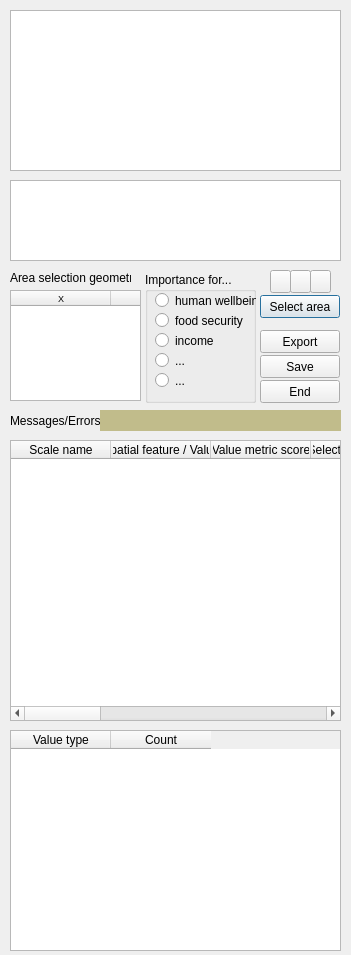
<?xml version="1.0" encoding="UTF-8"?>
<ui version="4.0">
 <class>CSIROMarineValuesDialogBase</class>
 <widget class="QDialog" name="CSIROMarineValuesDialogBase">
  <property name="geometry">
   <rect>
    <x>0</x>
    <y>0</y>
    <width>351</width>
    <height>955</height>
   </rect>
  </property>
  <property name="windowTitle">
   <string>MARVIN Marine Values Tool ©2017 CSIRO</string>
  </property>
  <property name="autoFillBackground">
   <bool>false</bool>
  </property>
  <property name="sizeGripEnabled">
   <bool>false</bool>
  </property>
  <widget class="QLabel" name="error">
   <property name="geometry">
    <rect>
     <x>100</x>
     <y>410</y>
     <width>241</width>
     <height>21</height>
    </rect>
   </property>
   <property name="styleSheet">
    <string notr="true">QLabel {background-color: #c1bc8b; }
</string>
   </property>
   <property name="text">
    <string/>
   </property>
  </widget>
  <widget class="QTableView" name="objectInfo">
   <property name="geometry">
    <rect>
     <x>10</x>
     <y>180</y>
     <width>331</width>
     <height>81</height>
    </rect>
   </property>
   <property name="sizePolicy">
    <sizepolicy hsizetype="Fixed" vsizetype="Fixed">
     <horstretch>0</horstretch>
     <verstretch>0</verstretch>
    </sizepolicy>
   </property>
   <property name="selectionMode">
    <enum>QAbstractItemView::SingleSelection</enum>
   </property>
   <property name="selectionBehavior">
    <enum>QAbstractItemView::SelectRows</enum>
   </property>
   <attribute name="horizontalHeaderMinimumSectionSize">
    <number>37</number>
   </attribute>
   <attribute name="verticalHeaderDefaultSectionSize">
    <number>18</number>
   </attribute>
   <attribute name="verticalHeaderMinimumSectionSize">
    <number>18</number>
   </attribute>
  </widget>
  <widget class="QPushButton" name="endButton">
   <property name="geometry">
    <rect>
     <x>260</x>
     <y>380</y>
     <width>80</width>
     <height>23</height>
    </rect>
   </property>
   <property name="toolTip">
    <string>End MV</string>
   </property>
   <property name="text">
    <string>End</string>
   </property>
   <property name="autoDefault">
    <bool>false</bool>
   </property>
   <property name="default">
    <bool>false</bool>
   </property>
  </widget>
  <widget class="QTableView" name="tableView">
   <property name="geometry">
    <rect>
     <x>10</x>
     <y>10</y>
     <width>331</width>
     <height>161</height>
    </rect>
   </property>
   <property name="sizePolicy">
    <sizepolicy hsizetype="Fixed" vsizetype="Fixed">
     <horstretch>0</horstretch>
     <verstretch>0</verstretch>
    </sizepolicy>
   </property>
   <property name="autoScroll">
    <bool>false</bool>
   </property>
   <property name="alternatingRowColors">
    <bool>false</bool>
   </property>
   <property name="selectionMode">
    <enum>QAbstractItemView::SingleSelection</enum>
   </property>
   <property name="selectionBehavior">
    <enum>QAbstractItemView::SelectRows</enum>
   </property>
   <attribute name="horizontalHeaderDefaultSectionSize">
    <number>100</number>
   </attribute>
   <attribute name="horizontalHeaderMinimumSectionSize">
    <number>37</number>
   </attribute>
   <attribute name="horizontalHeaderShowSortIndicator" stdset="0">
    <bool>false</bool>
   </attribute>
   <attribute name="verticalHeaderDefaultSectionSize">
    <number>18</number>
   </attribute>
   <attribute name="verticalHeaderMinimumSectionSize">
    <number>18</number>
   </attribute>
  </widget>
  <widget class="QPushButton" name="saveProject">
   <property name="geometry">
    <rect>
     <x>260</x>
     <y>355</y>
     <width>80</width>
     <height>23</height>
    </rect>
   </property>
   <property name="toolTip">
    <string>Save project</string>
   </property>
   <property name="text">
    <string>Save</string>
   </property>
   <property name="autoDefault">
    <bool>false</bool>
   </property>
  </widget>
  <widget class="QLabel" name="label">
   <property name="geometry">
    <rect>
     <x>10</x>
     <y>413</y>
     <width>91</width>
     <height>16</height>
    </rect>
   </property>
   <property name="text">
    <string>Messages/Errors:</string>
   </property>
  </widget>
  <widget class="QPushButton" name="rubberband">
   <property name="geometry">
    <rect>
     <x>260</x>
     <y>295</y>
     <width>80</width>
     <height>23</height>
    </rect>
   </property>
   <property name="toolTip">
    <string>Select region of interest</string>
   </property>
   <property name="text">
    <string>Select area</string>
   </property>
  </widget>
  <widget class="QGroupBox" name="groupBox">
   <property name="geometry">
    <rect>
     <x>145</x>
     <y>272</y>
     <width>111</width>
     <height>131</height>
    </rect>
   </property>
   <property name="title">
    <string>Importance for...</string>
   </property>
   <widget class="QRadioButton" name="radioButtonWellbeing">
    <property name="geometry">
     <rect>
      <x>10</x>
      <y>20</y>
      <width>101</width>
      <height>17</height>
     </rect>
    </property>
    <property name="text">
     <string>human wellbeing</string>
    </property>
   </widget>
   <widget class="QRadioButton" name="radioButtonSecurity">
    <property name="geometry">
     <rect>
      <x>10</x>
      <y>40</y>
      <width>101</width>
      <height>17</height>
     </rect>
    </property>
    <property name="text">
     <string>food security</string>
    </property>
   </widget>
   <widget class="QRadioButton" name="radioButtonIncome">
    <property name="geometry">
     <rect>
      <x>10</x>
      <y>60</y>
      <width>101</width>
      <height>17</height>
     </rect>
    </property>
    <property name="text">
     <string>income</string>
    </property>
   </widget>
   <widget class="QRadioButton" name="radioButton_4">
    <property name="geometry">
     <rect>
      <x>10</x>
      <y>80</y>
      <width>31</width>
      <height>17</height>
     </rect>
    </property>
    <property name="text">
     <string>...</string>
    </property>
   </widget>
   <widget class="QRadioButton" name="radioButton_5">
    <property name="geometry">
     <rect>
      <x>10</x>
      <y>100</y>
      <width>41</width>
      <height>17</height>
     </rect>
    </property>
    <property name="text">
     <string>...</string>
    </property>
   </widget>
  </widget>
  <widget class="QTableWidget" name="tableWidgetDetail">
   <property name="geometry">
    <rect>
     <x>10</x>
     <y>440</y>
     <width>331</width>
     <height>281</height>
    </rect>
   </property>
   <property name="sizePolicy">
    <sizepolicy hsizetype="Fixed" vsizetype="Fixed">
     <horstretch>0</horstretch>
     <verstretch>0</verstretch>
    </sizepolicy>
   </property>
   <property name="columnCount">
    <number>12</number>
   </property>
   <attribute name="horizontalHeaderDefaultSectionSize">
    <number>100</number>
   </attribute>
   <attribute name="horizontalHeaderMinimumSectionSize">
    <number>17</number>
   </attribute>
   <attribute name="verticalHeaderMinimumSectionSize">
    <number>17</number>
   </attribute>
   <column>
    <property name="text">
     <string>Scale name</string>
    </property>
   </column>
   <column>
    <property name="text">
     <string>Spatial feature / Value</string>
    </property>
   </column>
   <column>
    <property name="text">
     <string>Value metric score</string>
    </property>
   </column>
   <column>
    <property name="text">
     <string>Selected km2 / Calc</string>
    </property>
   </column>
   <column>
    <property name="text">
     <string>Area km2</string>
    </property>
   </column>
   <column/>
   <column/>
   <column/>
   <column/>
   <column/>
   <column/>
   <column/>
  </widget>
  <widget class="QLabel" name="label_4">
   <property name="geometry">
    <rect>
     <x>10</x>
     <y>270</y>
     <width>121</width>
     <height>16</height>
    </rect>
   </property>
   <property name="text">
    <string>Area selection geometry</string>
   </property>
  </widget>
  <widget class="QTableWidget" name="tableViewRB">
   <property name="geometry">
    <rect>
     <x>10</x>
     <y>290</y>
     <width>131</width>
     <height>111</height>
    </rect>
   </property>
   <property name="font">
    <font>
     <pointsize>7</pointsize>
    </font>
   </property>
   <property name="horizontalScrollBarPolicy">
    <enum>Qt::ScrollBarAlwaysOff</enum>
   </property>
   <column>
    <property name="text">
     <string>X</string>
    </property>
   </column>
   <column>
    <property name="text">
     <string>Y</string>
    </property>
   </column>
  </widget>
  <widget class="QPushButton" name="pushButtonPan">
   <property name="geometry">
    <rect>
     <x>310</x>
     <y>270</y>
     <width>21</width>
     <height>23</height>
    </rect>
   </property>
   <property name="toolTip">
    <string>Pan</string>
   </property>
   <property name="text">
    <string/>
   </property>
  </widget>
  <widget class="QPushButton" name="pushButtonZoomPlus">
   <property name="geometry">
    <rect>
     <x>270</x>
     <y>270</y>
     <width>21</width>
     <height>23</height>
    </rect>
   </property>
   <property name="toolTip">
    <string>Zoom in</string>
   </property>
   <property name="text">
    <string/>
   </property>
  </widget>
  <widget class="QPushButton" name="pushButtonZoomMinus">
   <property name="geometry">
    <rect>
     <x>290</x>
     <y>270</y>
     <width>21</width>
     <height>23</height>
    </rect>
   </property>
   <property name="toolTip">
    <string>Zoom out</string>
   </property>
   <property name="text">
    <string/>
   </property>
  </widget>
  <widget class="QPushButton" name="pushButtonExport">
   <property name="geometry">
    <rect>
     <x>260</x>
     <y>330</y>
     <width>80</width>
     <height>23</height>
    </rect>
   </property>
   <property name="text">
    <string>Export</string>
   </property>
  </widget>
  <widget class="QTableWidget" name="tableWidgetDetailCounts">
   <property name="geometry">
    <rect>
     <x>10</x>
     <y>730</y>
     <width>331</width>
     <height>221</height>
    </rect>
   </property>
   <column>
    <property name="text">
     <string>Value type</string>
    </property>
   </column>
   <column>
    <property name="text">
     <string>Count</string>
    </property>
   </column>
  </widget>
 </widget>
 <resources/>
 <connections/>
</ui>
